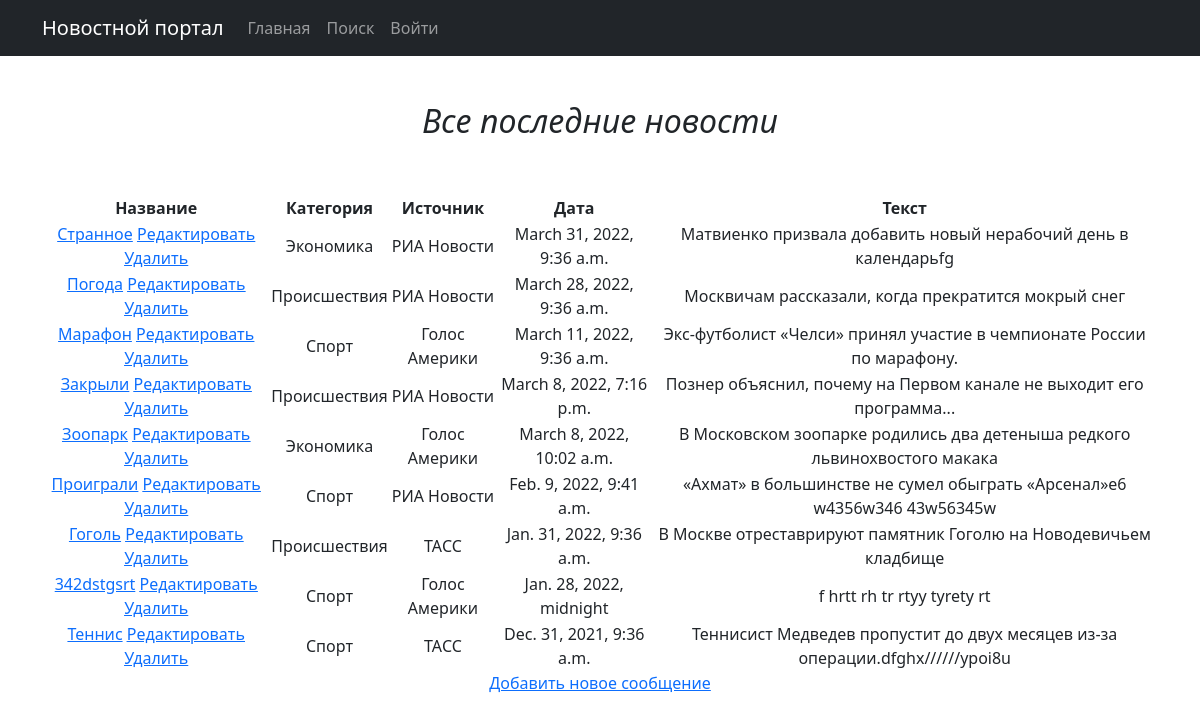
Page /news/ on the committed database.
### news/models.py (models this page shows, shortened)
class Post(models.Model):
    name = models.CharField(max_length=64)
    description = models.TextField()
    date = models.DateTimeField()
    category = models.ForeignKey('category', on_delete=models.CASCADE)
    source = models.ForeignKey('source', on_delete=models.CASCADE)

class Category(models.Model):
    name = models.CharField(max_length=64)
    subscribers = models.ManyToManyField(User, blank=True)

class Source(models.Model):
    name = models.CharField(max_length=64)
    def __str__(self):
        return f'{self.name}'

### news/views.py (the view, shortened to what this page needs)
# urls.py: path('', PostList.as_view()),
class PostList(ListView):
    model = Post
    template_name = 'news.html'
    context_object_name = 'posts'
    ordering = ['-date']
    paginate_by = 100
    def get_context_data(self, **kwargs):
        context = super().get_context_data(**kwargs)
        context['filter'] = PostFilter(self.request.GET, queryset=self.get_queryset())
        context['categories'] = Category.objects.all()
        context['form'] = PostForm()
        return context

### templates/news.html (shortened to what this page needs)
{% extends 'flatpages/default.html' %}
{% block content %}
<h2>&nbsp;</h2>
<h2><i>Все последние новости</i></h2>
<h2>&nbsp;</h2>
<table>
    <thead>
        <th>
            Название
        </th>
        <th>
            Категория
        </th>
        <th>
            Источник
        </th>
        <th>
            Дата
        </th>
        <th>
            Текст
        </th>
    </thead>
    {% for post in posts %}
    <tr>
        <td>
            <a href="{% url 'post_detail' post.id %}">{{ post.name|title }}</a>
            <a href="{% url 'post_update' post.id %}"><u>Редактировать</u></a>
            <a href="{% url 'post_delete' post.id %}"><u> Удалить </u></a>
        </td>
        <td>
            {{ post.category.name|title }}
        </td>
        <td>
            {{ post.source }}
        </td>
        <td>
            {{ post.date }}
        </td>
        <td>
            {{ post.description|truncatewords:284 }}
        </td>
    </tr>
    {% endfor %}
</table>
<a href="{% url 'post_create' %}">Добавить новое сообщение</a> <br>
<br>
{% endblock content %}

### templates/flatpages/default.html (shortened to what this page needs)
<!DOCTYPE html>
<html lang="en">
    <head>
        {%load static %}
        <link href="{% static 'css/styles.css' %}" rel="stylesheet" />
    </head>
    <body>
        <nav class="navbar navbar-expand-lg navbar-dark bg-dark static-top">
            <div class="container">
                <a class="navbar-brand" href="#">Новостной портал</a>
            <div class="collapse navbar-collapse" id="navbarResponsive">
                <ul class="navbar-nav ml-auto">
                    <li class="nav-item active">
                        <a class="nav-link" href="/news/">Главная
                        </a>
                    </li>
                    <li class="nav-item">
                           <a class="nav-link" href="/news/search/">Поиск</a>
                    <li class="nav-item active">
                        <a class="nav-link" href="/sign/login/">Войти
                        </a>
                    </li>
                </ul>
            </div>
            </div>
    </nav>
        <div class="container">
            <div class="row">
                <div class="col-lg-12 text-center">
                    {% block content %}{% endblock content %}
                </div>
            </div>
        </div>
    </body>
</html>

### rows in the picture
Post: name "Странное", category.name "Экономика", source "РИА Новости", date "March 31, 2022, 9:36 a.m.", description "Матвиенко призвала добавить новый нерабочий день в календарьfg"
Post: name "Погода", category.name "Происшествия", source "РИА Новости", date "March 28, 2022, 9:36 a.m.", description "Москвичам рассказали, когда прекратится мокрый снег"
Post: name "Марафон", category.name "Спорт", source "Голос Америки", date "March 11, 2022, 9:36 a.m.", description "Экс-футболист «Челси» принял участие в чемпионате России по марафону."
Post: name "Закрыли", category.name "Происшествия", source "РИА Новости", date "March 8, 2022, 7:16 p.m.", description "Познер объяснил, почему на Первом канале не выходит его программа..."
Post: name "Зоопарк", category.name "Экономика", source "Голос Америки", date "March 8, 2022, 10:02 a.m.", description "В Московском зоопарке родились два детеныша редкого львинохвостого макака"
Post: name "Проиграли", category.name "Спорт", source "РИА Новости", date "Feb. 9, 2022, 9:41 a.m.", description "«Ахмат» в большинстве не сумел обыграть «Арсенал»e6 w4356w346 43w56345w"
Post: name "Гоголь", category.name "Происшествия", source "ТАСС", date "Jan. 31, 2022, 9:36 a.m.", description "В Москве отреставрируют памятник Гоголю на Новодевичьем кладбище"
Post: name "342dstgsrt", category.name "Спорт", source "Голос Америки", date "Jan. 28, 2022, midnight", description "f hrtt rh tr rtyy tyrety rt"
Post: name "Теннис", category.name "Спорт", source "ТАСС", date "Dec. 31, 2021, 9:36 a.m.", description "Теннисист Медведев пропустит до двух месяцев из-за операции.dfghx//////ypoi8u"
